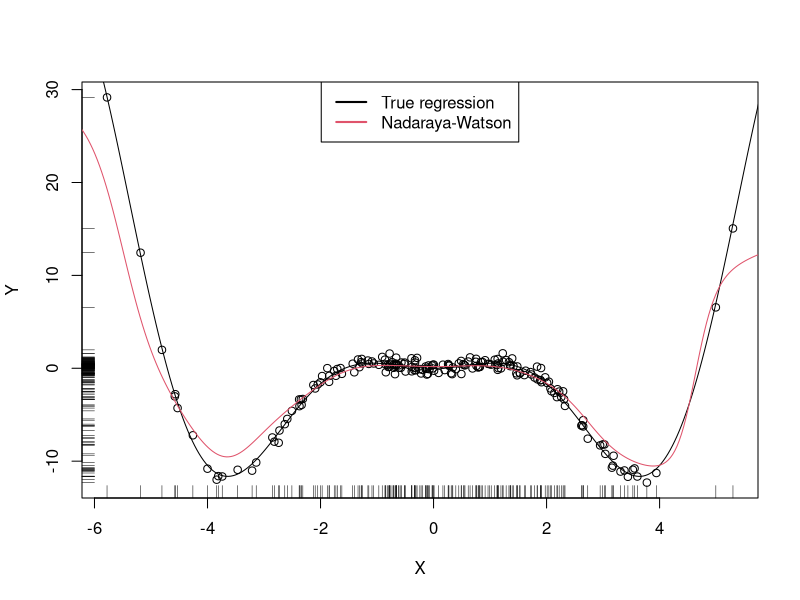
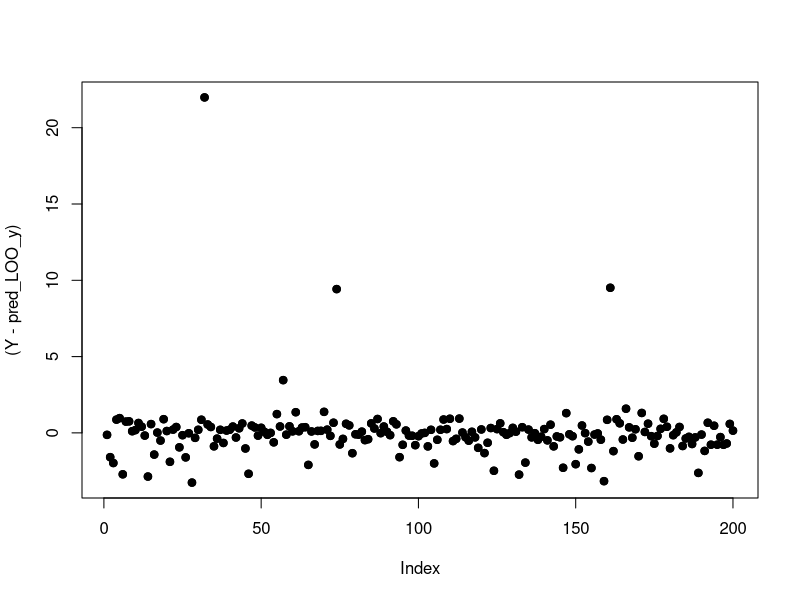
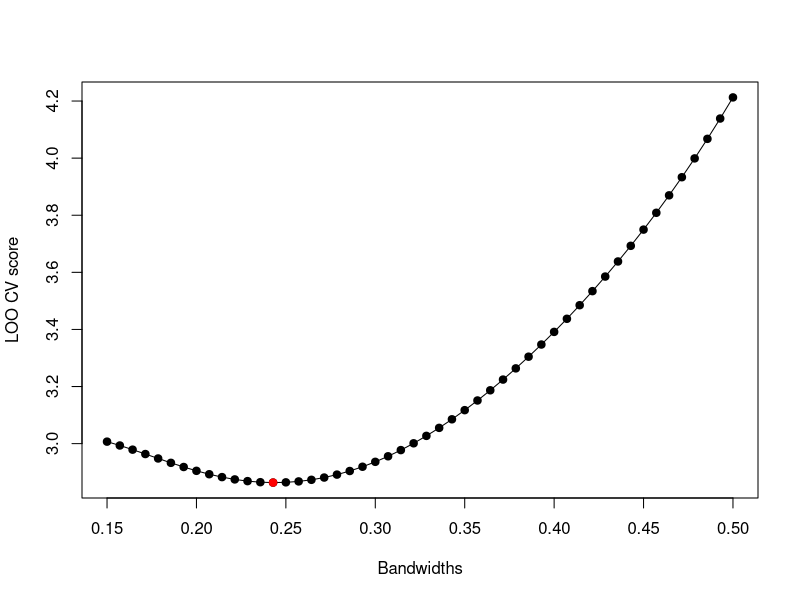
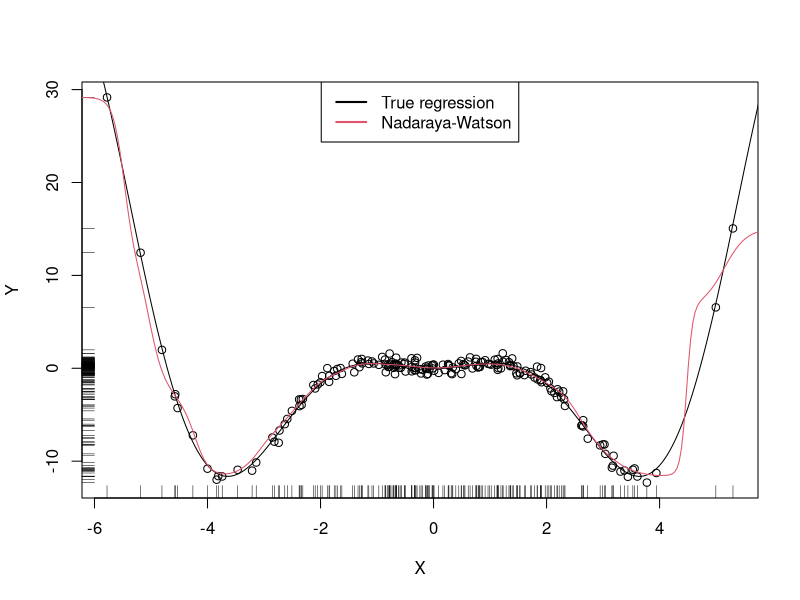
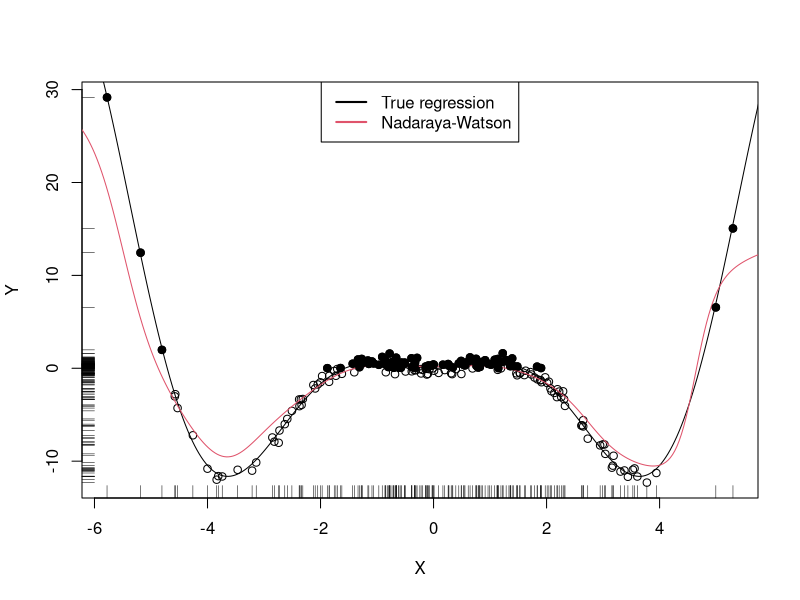
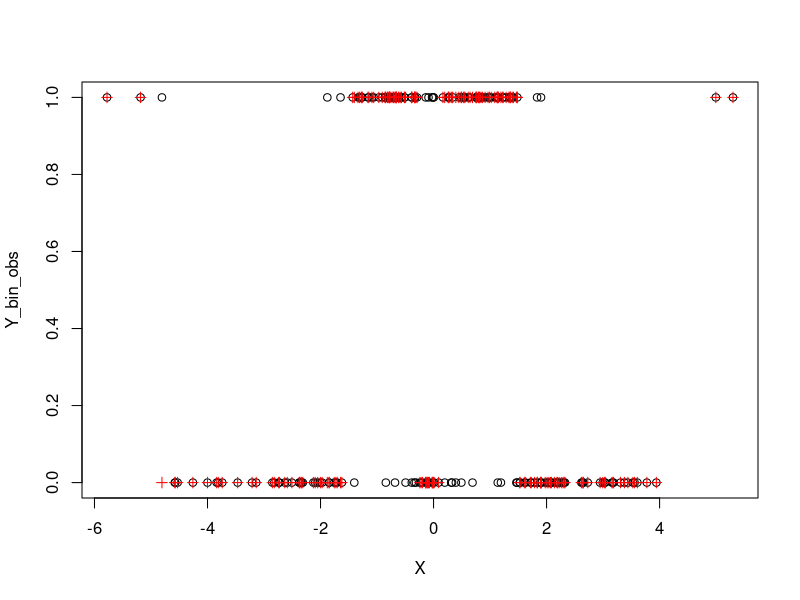
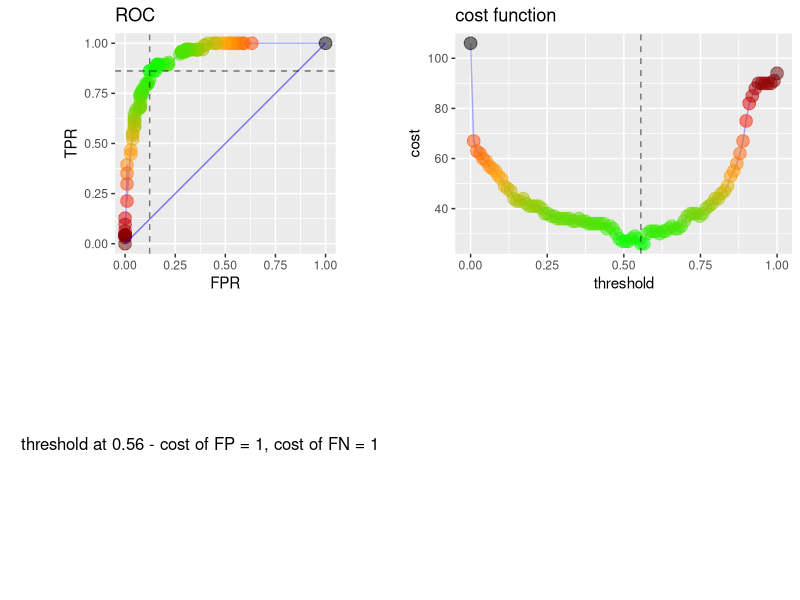
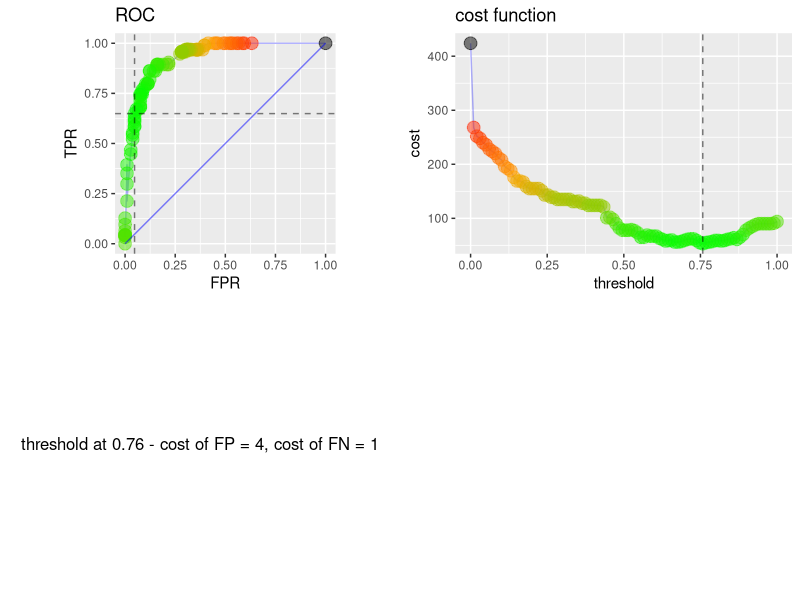

R code for these plots, in order:
##########################
###### EXERCISE 7.2
##########################

# Implementation of the Nadaraya-Watson estimator
nw <- function(x, X, Y, h, K = dnorm) {
  
  # Arguments
  # x: evaluation points
  # X: vector (size n) with the predictors
  # Y: vector (size n) with the response variable
  # h: bandwidth
  # K: kernel
  
  Kx <- rbind(sapply(X, function(Xi) K((x - Xi) / h) / h))
  
  # Weights
  W <- Kx / rowSums(Kx) # Column recycling!
  
  # Means at x ("drop" to drop the matrix attributes)
  drop(W %*% Y)
  
}


make_S <- function(x, X, Y, h, K = dnorm){
  
  Kx <- rbind(sapply(X, function(Xi) K((x - Xi) / h) / h))
  
  # Weights
  W <- Kx / rowSums(Kx) # Column recycling!
  
  return(W)
  
}

# Generate some data to test the implementation
set.seed(1)
n <- 200
eps <- rnorm(n, sd = 0.5)
m <- function(x) x^2 * cos(x)
X <- rnorm(n, sd = 2)
Y <- m(X) + eps

#Y <- ( 1 / ( 1 + exp(-Y) ) )  

x_grid <- seq(-10, 10, l = 500)

# Bandwidth
h <- 0.5

# Plot data
plot(X, Y)
rug(X, side = 1); rug(Y, side = 2)
lines(x_grid, m(x_grid), col = 1)
lines(x_grid, nw(x = x_grid, X = X, Y = Y, h = h), col = 2)
legend("top", legend = c("True regression", "Nadaraya-Watson"),lwd = 2, col = 1:2)


#points(x=X[( 1 / ( 1 + exp(-Y) ) > 0.5 ) ], Y[( 1 / ( 1 + exp(-Y) ) > 0.5 ) ] , pch=19)





# f^{-i}
S_ii <- diag( make_S(x = X, X = X, Y = Y, h = h) )

LOO_y_Sii <- (Y-nw(x = X, X = X, Y = Y, h = h) )/ (1-S_ii)

pred_LOO_y <- numeric() 

for (i in 1:n){
  pred_LOO_y[i] <- nw(x = X[i], X = X[-i], Y = Y[-i], h = h)
}

plot((Y-pred_LOO_y))
points(LOO_y_Sii,pch=19)

# they correspond ... 

# now to choose h.. LOO with squared loss... 

h_s <- seq(0.15, 0.5, length.out=50)

LOO_y_Sii_vec <- numeric()

for (i in 1:length(h_s)){
  S_ii <- diag( make_S(x = X, X = X, Y = Y, h = h_s[i]) )
  LOO_y_Sii_vec[i] <- mean (  ( (Y-nw(x = X, X = X, Y = Y, h = h_s[i]) )/ (1-S_ii) )^2 )
}


plot(y=LOO_y_Sii_vec, x=h_s, type='o', pch=19, xlab='Bandwidths', ylab='LOO CV score')

chosen_h <- h_s[which.min(LOO_y_Sii_vec)] # this is the chosen h

points( y=LOO_y_Sii_vec[which.min(LOO_y_Sii_vec)], x= chosen_h , col='red', pch=19)

# PLOT IT.... 

plot(X, Y)
rug(X, side = 1); rug(Y, side = 2)
lines(x_grid, m(x_grid), col = 1)
lines(x_grid, nw(x = x_grid, X = X, Y = Y, h = chosen_h), col = 2)
legend("top", legend = c("True regression", "Nadaraya-Watson"),lwd = 2, col = 1:2)



##########################
###### EXERCISE 7.3
##########################



# Plot data
plot(X, Y)
rug(X, side = 1); rug(Y, side = 2)
lines(x_grid, m(x_grid), col = 1)

lines(x_grid, nw(x = x_grid, X = X, Y = Y, h = h), col = 2)
legend("top", legend = c("True regression", "Nadaraya-Watson"),lwd = 2, col = 1:2)
points(x=X[( 1 / ( 1 + exp(-Y) ) > 0.5 ) ], Y[( 1 / ( 1 + exp(-Y) ) > 0.5 ) ] , pch=19)


Y_bin_obs <-  (1 / ( 1 + exp(-Y) ) >0.5 )*1  



plot(Y_bin_obs, x=X)

points( y=(nw(x=X, X=X, Y=Y_bin_obs, h=0.2)>0.5)*1 , x=X,  col='red', pch=3)

actual=Y_bin_obs
predicted <- (nw(x=X, X=X, Y=Y_bin_obs, h=0.2)>0.5)*1
predicted_Y <- nw(x=X, X=X, Y=Y_bin_obs, h=0.2)


cm = as.matrix(table(Actual = actual, Predicted = predicted)) # create the confusion matrix
cm


n = sum(cm) # number of instances
nc = nrow(cm) # number of classes
diag = diag(cm) # number of correctly classified instances per class 
rowsums = apply(cm, 1, sum) # number of instances per class
colsums = apply(cm, 2, sum) # number of predictions per class
p = rowsums / n # distribution of instances over the actual classes
q = colsums / n # distribution of instances over the predicted classes


accuracy = sum(diag) / n 

precision = diag / colsums 
recall = diag / rowsums 

data.frame(precision, recall)

calculate_roc <- function(df, cost_of_fp, cost_of_fn, n=100) {
  tpr <- function(df, threshold) {
    sum(df$Predicted >= threshold & df$Actual == 1) / sum(df$Actual == 1)
  }
  fpr <- function(df, threshold) {
    sum(df$Predicted >= threshold & df$Actual == 0) / sum(df$Actual == 0)
  }
  cost <- function(df, threshold, cost_of_fp, cost_of_fn) {
    sum(df$Predicted >= threshold & df$Actual == 0) * cost_of_fp + 
      sum(df$Predicted < threshold & df$Actual == 1) * cost_of_fn
  }
  roc <- data.frame(threshold = seq(0,1,length.out=n), tpr=NA, fpr=NA)
  roc$tpr <- sapply(roc$threshold, function(th) tpr(df, th))
  roc$fpr <- sapply(roc$threshold, function(th) fpr(df, th))
  roc$cost <- sapply(roc$threshold, function(th) cost(df, th, cost_of_fp, cost_of_fn))
  return(roc)
}

library(ggplot2)
library(grid)


plot_roc <- function(roc, threshold, cost_of_fp, cost_of_fn) {
  library(gridExtra)
  
  norm_vec <- function(v) (v - min(v))/diff(range(v))
  
  idx_threshold = which.min(abs(roc$threshold-threshold))
  
  col_ramp <- colorRampPalette(c("green","orange","red","black"))(100)
  col_by_cost <- col_ramp[ceiling(norm_vec(roc$cost)*99)+1]
  p_roc <- ggplot(roc, aes(fpr,tpr)) + 
    geom_line(color=rgb(0,0,1,alpha=0.3)) +
    geom_point(color=col_by_cost, size=4, alpha=0.5) +
    coord_fixed() +
    geom_line(aes(threshold,threshold), color=rgb(0,0,1,alpha=0.5)) +
    labs(title = sprintf("ROC")) + xlab("FPR") + ylab("TPR") +
    geom_hline(yintercept=roc[idx_threshold,"tpr"], alpha=0.5, linetype="dashed") +
    geom_vline(xintercept=roc[idx_threshold,"fpr"], alpha=0.5, linetype="dashed")
  
  p_cost <- ggplot(roc, aes(threshold, cost)) +
    geom_line(color=rgb(0,0,1,alpha=0.3)) +
    geom_point(color=col_by_cost, size=4, alpha=0.5) +
    labs(title = sprintf("cost function")) +
    geom_vline(xintercept=threshold, alpha=0.5, linetype="dashed")
  
  sub_title <- sprintf("threshold at %.2f - cost of FP = %d, cost of FN = %d", threshold, cost_of_fp, cost_of_fn)
  
  grid.arrange(p_roc, p_cost, ncol=2, sub=textGrob(sub_title, gp=gpar(cex=1), just="bottom"))
}


predictions.df <- data.frame( Actual = actual, Predicted = predicted_Y )


# equal fp and fn
cost_of_fp <- 1
cost_of_fn <- 1
threshold <- 0.5
roc <- calculate_roc(predictions.df, cost_of_fp, cost_of_fn, n = 100)
which.min(roc$cost)
plot_roc(roc, threshold=roc$threshold[which.min(roc$cost)], cost_of_fp, cost_of_fn)

# unequal fp and fn

cost_of_fp <- 4
cost_of_fn <- 1
threshold <- 0.5
roc <- calculate_roc(predictions.df, cost_of_fp, cost_of_fn, n = 100)
which.min(roc$cost)
plot_roc(roc, threshold=roc$threshold[which.min(roc$cost)], cost_of_fp, cost_of_fn)

# Just the ROC curve
plot(y=roc$tpr, x=roc$fpr, type='l')
abline(v=0.2, lty='dashed')


library(pROC)
auc(predictions.df$Actual, predictions.df$Predicted)




######
### BONUS 
######



# now also vary bandwidth.... ?


bands <- seq(0.002,0.2, length.out=20)

roc_mat <- array(dim=c(100,4,20))

cost_of_fp <- 4
cost_of_fn <- 1

for (i in 1:length(bands)){
  chosen_band <- bands[i]
  
  actual <- numeric()
  predicted_Y <- numeric()
  
  for (j in 1:n){
    actual[j]=Y_bin_obs[j]
    predicted_Y[j] <- nw(x=X[j], X=X[-j], Y=Y_bin_obs[-j], h=chosen_band)
  }
  
  predictions.df <- data.frame( Actual = actual, Predicted = predicted_Y )
  roc_mat[,,i] <- as.matrix( calculate_roc(predictions.df, cost_of_fp, cost_of_fn, n = 100) )
}


plot( y= apply( roc_mat[,4,], 2, min ), x=bands, ylab='Min. Cost', xlab='Bandwidth', type='o')

# what is the best bandwidth?
band_choose <- which.min( apply( roc_mat[,4,], 2, min ) )

actual=Y_bin_obs
predicted_Y <- nw(x=X, X=X, Y=Y_bin_obs, h=bands[band_choose])
predictions.df <- data.frame( Actual = actual, Predicted = predicted_Y )

roc <- calculate_roc(predictions.df, cost_of_fp, cost_of_fn, n = 100) 
# what is the best threshold now with this chosen bandwidth?
roc[ which.min( roc_mat[,4,band_choose] ) ,1]

plot_roc(roc, threshold=roc[ which.min( roc_mat[,4,band_choose] ) ,1], cost_of_fp, cost_of_fn)